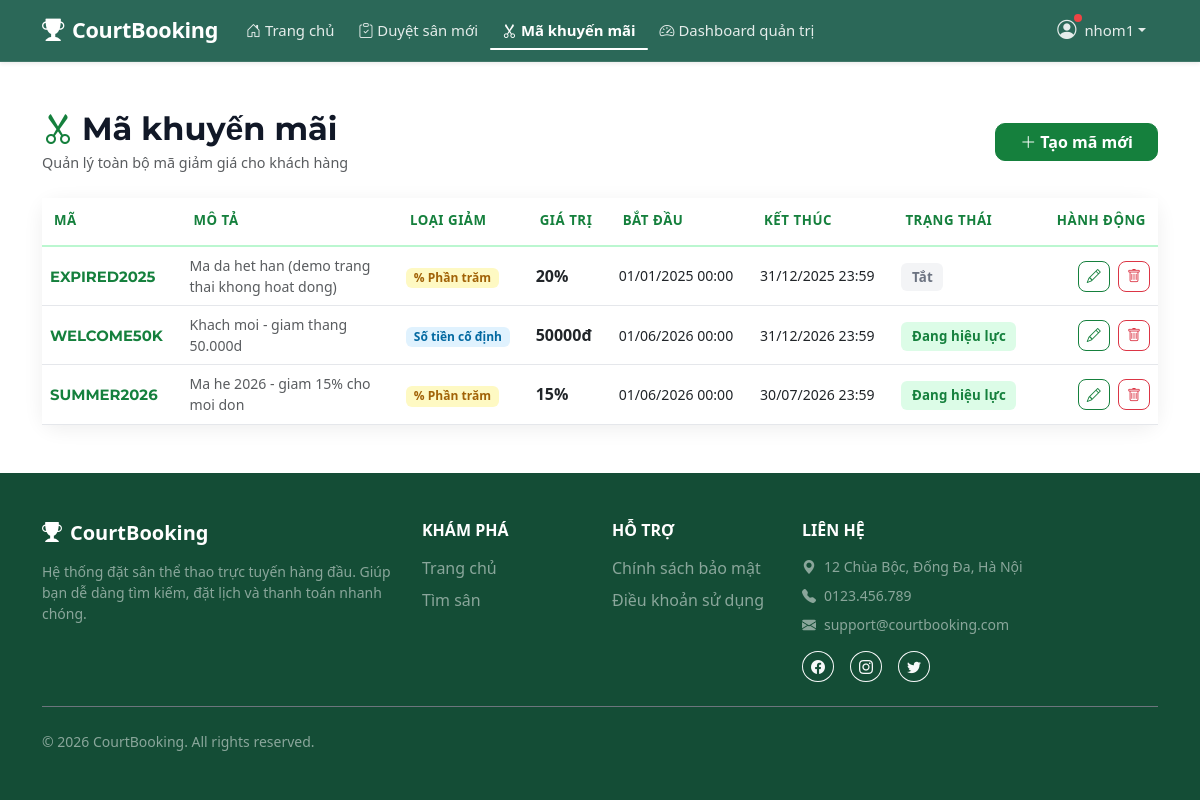
Page /promotions/ (signed in) on the committed database.
### accounts/models.py (models this page shows, shortened)
class User(AbstractUser):
    ROLE_CHOICES = [
        ('guest',  'Khách'),
        ('player', 'Người chơi'),
        ('owner',  'Chủ sân'),
        ('admin',  'Quản trị'),
    ]
    phone = models.CharField(max_length=15, blank=True)
    role  = models.CharField(max_length=10, choices=ROLE_CHOICES, default='player')

### promotions/models.py (models this page shows, shortened)
class Promotion(models.Model):
    DISCOUNT_TYPE_CHOICES = [
        ('percent', 'Giảm theo %'),
        ('flat',    'Giảm số tiền cố định (VND)'),
    ]
    code           = models.CharField(max_length=20, unique=True, verbose_name='Mã khuyến mãi')
    description    = models.CharField(max_length=200, blank=True, verbose_name='Mô tả')
    discount_type  = models.CharField(max_length=10, choices=DISCOUNT_TYPE_CHOICES,
                                      verbose_name='Loại giảm giá')
    discount_value = models.DecimalField(max_digits=10, decimal_places=2,
                                         verbose_name='Giá trị giảm')
    start_date     = models.DateTimeField(verbose_name='Ngày bắt đầu')
    end_date       = models.DateTimeField(verbose_name='Ngày kết thúc')
    is_active      = models.BooleanField(default=True, verbose_name='Đang hoạt động')
    created_at     = models.DateTimeField(auto_now_add=True, verbose_name='Ngày tạo')
    class Meta:
        ordering = ['-created_at']
        verbose_name = 'Mã khuyến mãi'
        verbose_name_plural = 'Danh sách mã khuyến mãi'
    def is_valid_now(self):
        now = datetime.now()
        return bool(self.is_active and self.start_date <= now <= self.end_date)

### promotions/views.py (the view)
# urls.py: path('',                  views.promotion_list,    name='promotion_list'),
def promotion_list(request):
    if request.session.get('role') != 'admin':
        return redirect('accounts:login')
    promos_qs   = Promotion.objects.all().order_by('-created_at')
    paginator   = Paginator(promos_qs, 15)
    page_number = request.GET.get('page')
    page_obj    = paginator.get_page(page_number)
    return render(request, 'promotions/promotion_list.html', {'page_obj': page_obj})

### promotions/templates/promotions/promotion_list.html (shortened to what this page needs)
{% extends 'base.html' %}
{% load humanize %}
{% block content %}
<div class="container my-5">
    <div class="d-flex align-items-center justify-content-between mb-4">
        <div>
            <h2 class="fw-bold mb-1" style="font-family:'Montserrat',sans-serif; color:#111827;">
                <i class="bi bi-scissors me-2" style="color:var(--primary);"></i>Mã khuyến mãi
            </h2>
            <p class="text-muted mb-0" style="font-size:.9rem;">
                Quản lý toàn bộ mã giảm giá cho khách hàng
            </p>
        </div>
        <a href="{% url 'promotions:promotion_create' %}"
           class="btn btn-success fw-semibold px-4"
           style="border-radius:10px;">
            <i class="bi bi-plus-lg me-1"></i>Tạo mã mới
        </a>
    </div>
    {% if page_obj %}
    <div class="card border-0" style="border-radius:16px; box-shadow:0 4px 20px rgba(0,0,0,.07);">
        <div class="card-body p-0">
            <div class="table-responsive">
                <table class="table table-cb mb-0">
                    <thead>
                        <tr>
                            <th>Mã</th>
                            <th>Mô tả</th>
                            <th>Loại giảm</th>
                            <th>Giá trị</th>
                            <th>Bắt đầu</th>
                            <th>Kết thúc</th>
                            <th>Trạng thái</th>
                            <th class="text-end">Hành động</th>
                        </tr>
                    </thead>
                    <tbody>
                        {% for promo in page_obj %}
                        <tr>
                            <td>
                                <span class="fw-bold" style="color:var(--primary); font-family:'Montserrat',sans-serif; font-size:.93rem;">
                                    {{ promo.code }}
                                </span>
                            </td>
                            <td class="text-muted" style="font-size:.88rem; max-width:200px;">
                                {{ promo.description|default:"—" }}
                            </td>
                            <td>
                                {% if promo.discount_type == 'percent' %}
                                    <span class="badge" style="background:#fef9c3; color:#a16207; border-radius:6px;">% Phần trăm</span>
                                {% else %}
                                    <span class="badge" style="background:#e0f2fe; color:#0369a1; border-radius:6px;">Số tiền cố định</span>
                                {% endif %}
                            </td>
                            <td class="fw-semibold">
                                {% if promo.discount_type == 'percent' %}
                                    {{ promo.discount_value|floatformat:"0" }}%
                                {% else %}
                                    {{ promo.discount_value|floatformat:"0"|intcomma }}đ
                                {% endif %}
                            </td>
                            <td style="font-size:.88rem;">{{ promo.start_date|date:"d/m/Y H:i" }}</td>
                            <td style="font-size:.88rem;">{{ promo.end_date|date:"d/m/Y H:i" }}</td>
                            <td>
                                {% if promo.is_valid_now %}
                                    <span class="badge-status" style="background:#dcfce7; color:#15803d;">Đang hiệu lực</span>
                                {% elif not promo.is_active %}
                                    <span class="badge-status" style="background:#f3f4f6; color:#6b7280;">Tắt</span>
                                {% else %}
                                    <span class="badge-status" style="background:#fef2f2; color:#dc2626;">Hết hạn</span>
                                {% endif %}
                            </td>
                            <td class="text-end">
                                <a href="{% url 'promotions:promotion_update' promo.pk %}"
                                   class="btn btn-sm btn-outline-success me-1"
                                   style="border-radius:8px;">
                                    <i class="bi bi-pencil"></i>
                                </a>
                                <a href="{% url 'promotions:promotion_delete' promo.pk %}"
                                   class="btn btn-sm btn-outline-danger"
                                   style="border-radius:8px;">
                                    <i class="bi bi-trash"></i>
                                </a>
                            </td>
                        </tr>
                        {% endfor %}
                    </tbody>
                </table>
            </div>
        </div>
    </div>
    {% else %}
    {% include 'partials/empty_state.html' with icon='bi-scissors' title='Chưa có mã khuyến mãi' description='Tạo mã đầu tiên để bắt đầu thu hút khách hàng.' cta_url='' cta_text='' %}
    {% endif %}
</div>
{% endblock %}

### templates/partials/header.html (shortened to what this page needs)
<nav class="navbar navbar-expand-lg navbar-dark shadow-sm sticky-top" style="background-color: rgba(6, 78, 59, 0.85) !important; backdrop-filter: blur(12px); -webkit-backdrop-filter: blur(12px); border-bottom: 1px solid rgba(255, 255, 255, 0.1);">
    <div class="container">
        <a class="navbar-brand fw-bold d-flex align-items-center" href="{% url 'courts:court_list' %}">
            <i class="bi bi-trophy-fill me-2" style="font-size: 1.4rem;"></i>
            CourtBooking
        </a>
        <div class="collapse navbar-collapse" id="navbarMain">
            <ul class="navbar-nav me-auto mb-2 mb-lg-0">
                <li class="nav-item">
                    <a class="nav-link {% if request.resolver_match.view_name == 'courts:court_list' %}active-link{% endif %}" href="{% url 'courts:court_list' %}">
                        <i class="bi bi-house-door me-1"></i>Trang chủ
                    </a>
                </li>
                {% if user.is_authenticated %}
                    {% if request.session.role == 'admin' %}
                    <li class="nav-item">
                        <a class="nav-link {% if request.resolver_match.view_name == 'courts:court_pending_list' %}active-link{% endif %}" href="{% url 'courts:court_pending_list' %}">
                            <i class="bi bi-clipboard-check me-1"></i>Duyệt sân mới
                        </a>
                    </li>
                    <li class="nav-item">
                        <a class="nav-link {% if request.resolver_match.view_name == 'promotions:promotion_list' %}active-link{% endif %}" href="{% url 'promotions:promotion_list' %}">
                            <i class="bi bi-scissors me-1"></i>Mã khuyến mãi
                        </a>
                    </li>
                    <li class="nav-item">
                        <a class="nav-link {% if request.resolver_match.view_name == 'dashboard:index' %}active-link{% endif %}" href="{% url 'dashboard:index' %}">
                            <i class="bi bi-speedometer2 me-1"></i>Dashboard quản trị
                        </a>
                    </li>
                    {% endif %}
                {% endif %}
            </ul>
            <ul class="navbar-nav ms-auto mb-2 mb-lg-0">
                {% if user.is_authenticated %}
                    <li class="nav-item dropdown">
                        <a class="nav-link dropdown-toggle d-flex align-items-center"
                           href="#" role="button"
                           data-bs-toggle="dropdown" aria-expanded="false">
                            <span class="position-relative d-inline-block me-1">
                                <i class="bi bi-person-circle" style="font-size: 1.2rem;"></i>
                                <span class="notify-dot"></span>
                            </span>
                            {{ user.username }}
                        </a>
                    </li>
                {% endif %}
            </ul>
        </div>
    </div>
</nav>

### static/css/style.css (style rules this page uses)
:root { --primary: #15803d; --primary-dark: #0f6030; --primary-light: #dcfce7; --primary-muted: rgba(21, 128, 61, 0.06); --text-muted: #6b7280; --border: #e5e7eb; --shadow-sm: 0 1px 3px rgba(0,0,0,.08), 0 1px 2px rgba(0,0,0,.05); --shadow-md: 0 4px 12px rgba(0,0,0,.12), 0 2px 6px rgba(0,0,0,.07); --shadow-hover: 0 8px 24px rgba(0,0,0,.14), 0 4px 8px rgba(0,0,0,.08); --radius-card: 14px; --radius-img: 12px 12px 0 0; }
.card, .btn, a { transition: all 0.2s ease; }
.navbar { background-color: var(--primary) !important; box-shadow: 0 2px 8px rgba(0,0,0,.15); }
.navbar-brand { font-size: 1.35rem; letter-spacing: -.3px; }
.navbar .nav-link { color: rgba(255,255,255,.88) !important; font-size: .93rem; padding-left: .75rem !important; padding-right: .75rem !important; }
.table-cb thead { background-color: var(--primary-light); }
.table-cb thead th { font-weight: 600; font-size: .83rem; text-transform: uppercase; letter-spacing: .04em; color: var(--primary); border-bottom: 2px solid #bbf7d0; padding: .85rem .75rem; }
.table-cb tbody td { vertical-align: middle; border-color: var(--border); }
.badge-status { padding: .4em .8em; font-size: .83rem; font-weight: 600; border-radius: 6px; letter-spacing: .01em; }
.btn-success, .btn-outline-success:hover { background-color: var(--primary); border-color: var(--primary); }
.btn-outline-success { border-color: var(--primary); color: var(--primary); }
html { scroll-behavior: smooth; }
body { animation: pageFadeIn 0.4s ease-out; }
.navbar { transition: box-shadow 0.25s ease !important; }
.btn { transition: transform 0.15s ease, box-shadow 0.15s ease, background-color 0.2s ease, border-color 0.2s ease !important; }
.notify-dot { position: absolute; top: -2px; right: -2px; width: 8px; height: 8px; background-color: #ef4444; border-radius: 50%; animation: pulseDot 2s cubic-bezier(0.4, 0, 0.6, 1) infinite; }
.navbar-nav .nav-link { position: relative; transition: all 0.3s ease-in-out !important; display: inline-flex !important; align-items: center; }
.navbar-nav .nav-link i { margin-right: 0.25rem !important; transition: margin-right 0.3s ease-in-out !important; }
.navbar-nav .nav-link.active-link { color: #ffffff !important; font-weight: 700; }
.navbar-nav .nav-link.active-link::after { content: ''; position: absolute; bottom: 0px; left: 0; width: 100%; height: 2px; background-color: #ffffff; border-radius: 2px; transition: width 0.3s ease-in-out; }

### rows in the picture
User: username "nhom1"
Promotion: code "EXPIRED2025", description "Ma da het han (demo trang thai khong hoat dong)", discount_type "% Phần trăm", discount_value "20", start_date "01/01/2025 00:00", end_date "31/12/2025 23:59", is_active "Tắt"
Promotion: code "WELCOME50K", description "Khach moi - giam thang 50.000d", discount_type "Số tiền cố định", discount_value "50000", start_date "01/06/2026 00:00", end_date "31/12/2026 23:59", is_active "Đang hiệu lực"
Promotion: code "SUMMER2026", description "Ma he 2026 - giam 15% cho moi don", discount_type "% Phần trăm", discount_value "15", start_date "01/06/2026 00:00", end_date "30/07/2026 23:59", is_active "Đang hiệu lực"
